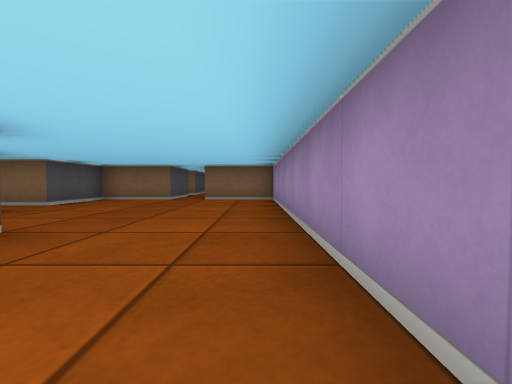
[1] (above)

19 first-person views from a walk through a cub3D maze. The camera is about half as high as the walls, tilts 2° down and sees 90° across. The floor is counted in squares. Each view is taken from the middle of a square. On the plan, view 1 faces up. The plan holds only what a view shows up to about 9 squares ahead; the rest is blank.

[2]
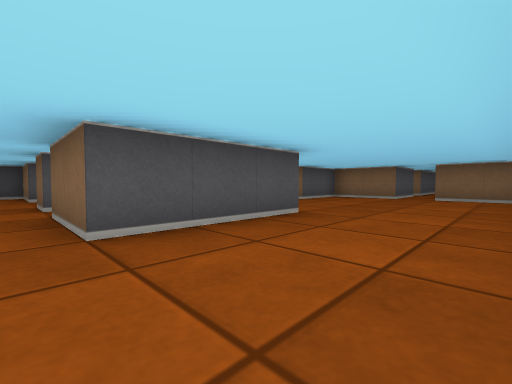

[3]
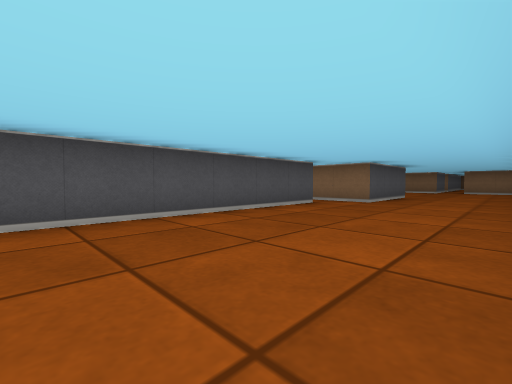

[4]
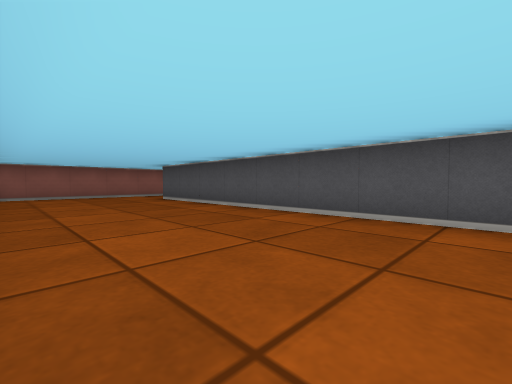

[5]
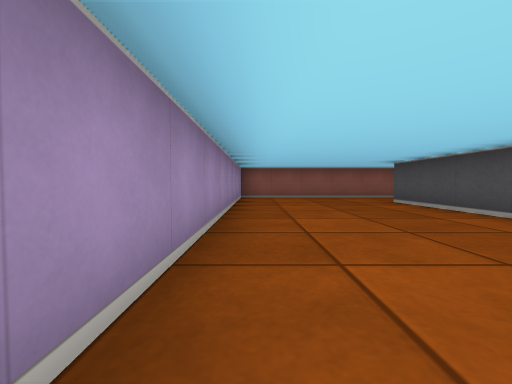

[6]
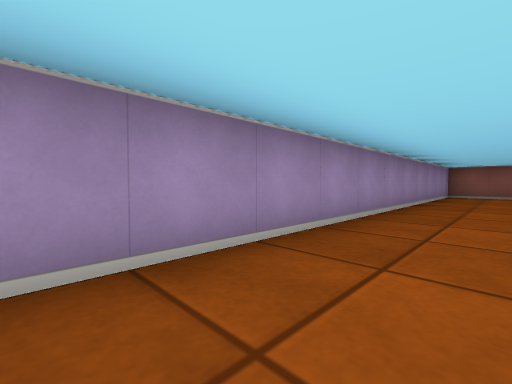

[7]
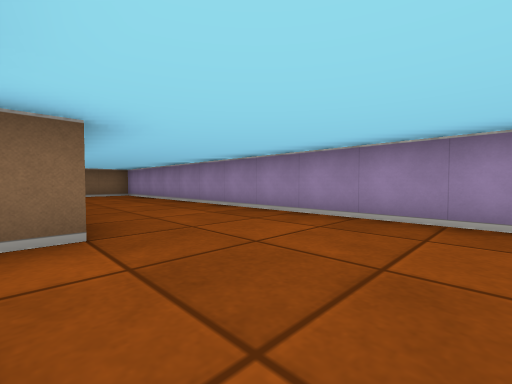

[8]
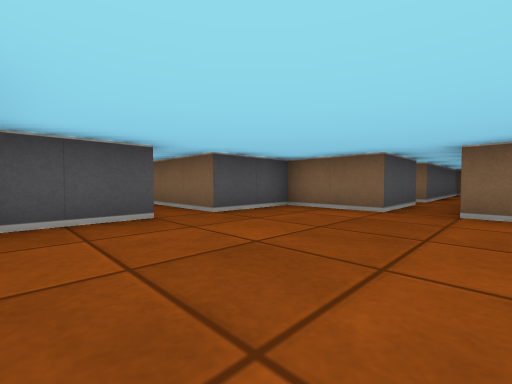

[9]
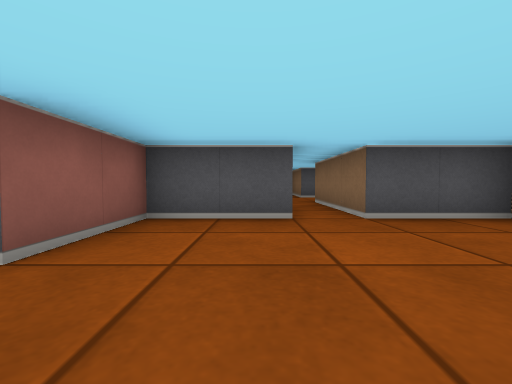

[10]
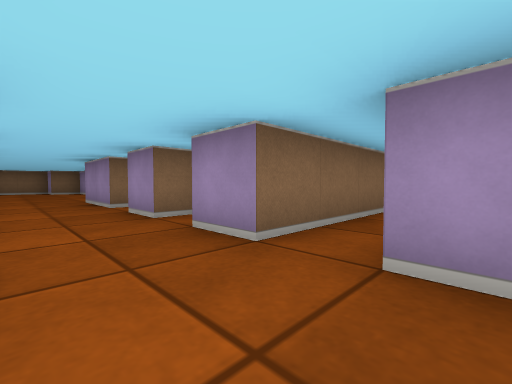

[11]
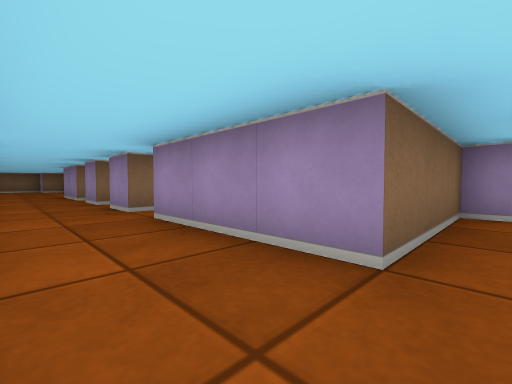

[12]
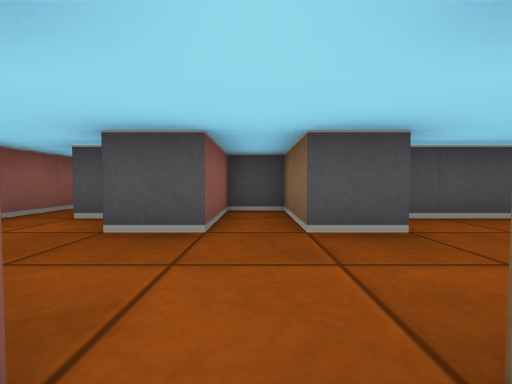

[13]
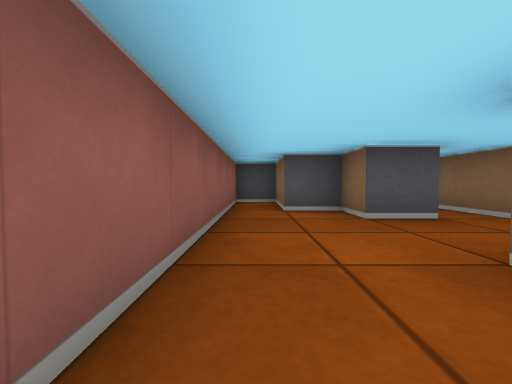

[14]
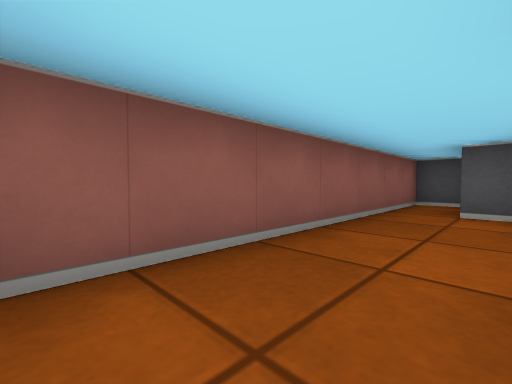

[15]
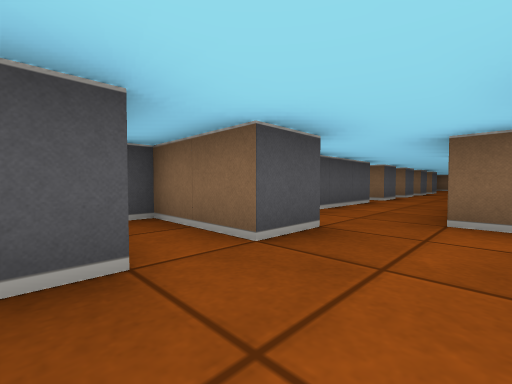

[16]
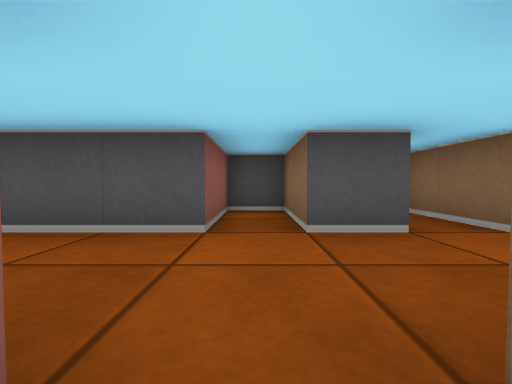

[17]
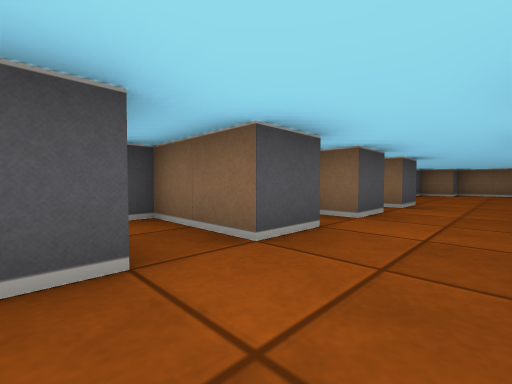

[18]
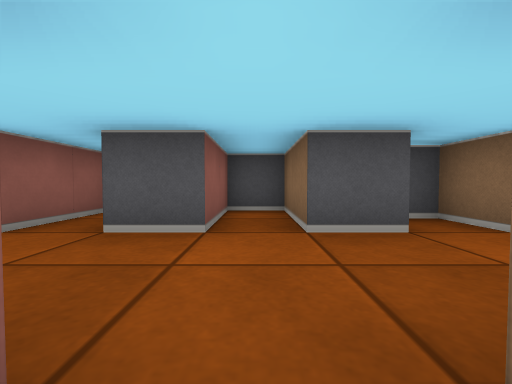

[19]
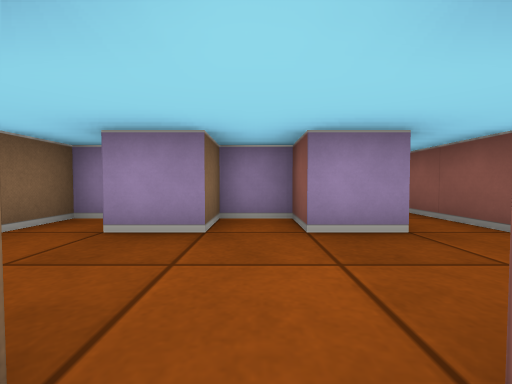

### Floor plan
Ten units are one square. View 1 is at (0, 0); x grows to the right and y downward. Boxes are objects, and circles mark ways between rooms. Rooms are numbered by the first view taken in them; rooms with no view inside come last. Other rooms are left out.
<svg viewBox="-120 -111 130 261">
<path fill="none" stroke="#000" d="M-35 15 -35 125M-45 -46 -45 -25 -25 -25 -25 5 -45 5M-75 -45 -58 -45M-25 -75 -45 -75 -45 -55 -75 -55M-46 145 5 145 5 -75 -15 -75M-85 -6 -85 5 -105 5 -105 15 -85 15 -85 25 -95 25 -95 35 -115 35 -115 45 -49 45M-55 5 -65 5M-45 -9 -45 -15 -75 -15 -75 -45M-75 -55 -75 -65M-95 -65 -95 -55 -115 -55 -115 -45 -95 -45 -95 -10M-95 -75 -115 -75 -115 -65 -95 -65M-75 -65 -65 -65 -65 -75 -75 -75M-95 -86 -95 -75M-95 -106 -95 -95 -105 -95 -105 -90M-75 -75 -75 -85M-65 -90 -65 -95 -75 -95 -75 -105"/>
<circle cx="-40" cy="10" r="3" fill="#2a7"/>
<circle cx="-70" cy="-50" r="3" fill="#2a7"/>
<circle cx="-85" cy="-60" r="3" fill="#2a7"/>
<circle cx="-85" cy="-80" r="3" fill="#2a7"/>
<text x="-20" y="30">1</text>
<text x="-80" y="0">2</text>
<text x="-90" y="-70">3</text>
<text x="-90" y="-90">4</text>
</svg>
Room 1 opens to room 2. Room 2 opens to room 3. Room 3 opens to room 4.

Where each view was taken, in squares from view 1:
view 1: 0 up, 0 right, facing up
view 2: 1 down, 0 right, facing up-left
view 3: 7 down, 0 right, facing up-left
view 4: 5 down, 0 right, facing down-left
view 5: 6 down, 0 right, facing down
view 6: 4 down, 1 left, facing down-right
view 7: 3 down, 3 left, facing up-right
view 8: 3 up, 1 left, facing up-left
view 9: 4 up, 1 left, facing left
view 10: 4 up, 9 left, facing up-right
view 11: 1 up, 9 left, facing up-right
view 12: 1 down, 6 left, facing left
view 13: 4 down, 5 left, facing left
view 14: 3 down, 5 left, facing down-left
view 15: 2 down, 7 left, facing up-left
view 16: 5 up, 7 left, facing left
view 17: 6 up, 8 left, facing up-left
view 18: 7 up, 7 left, facing left
view 19: 7 up, 10 left, facing right
